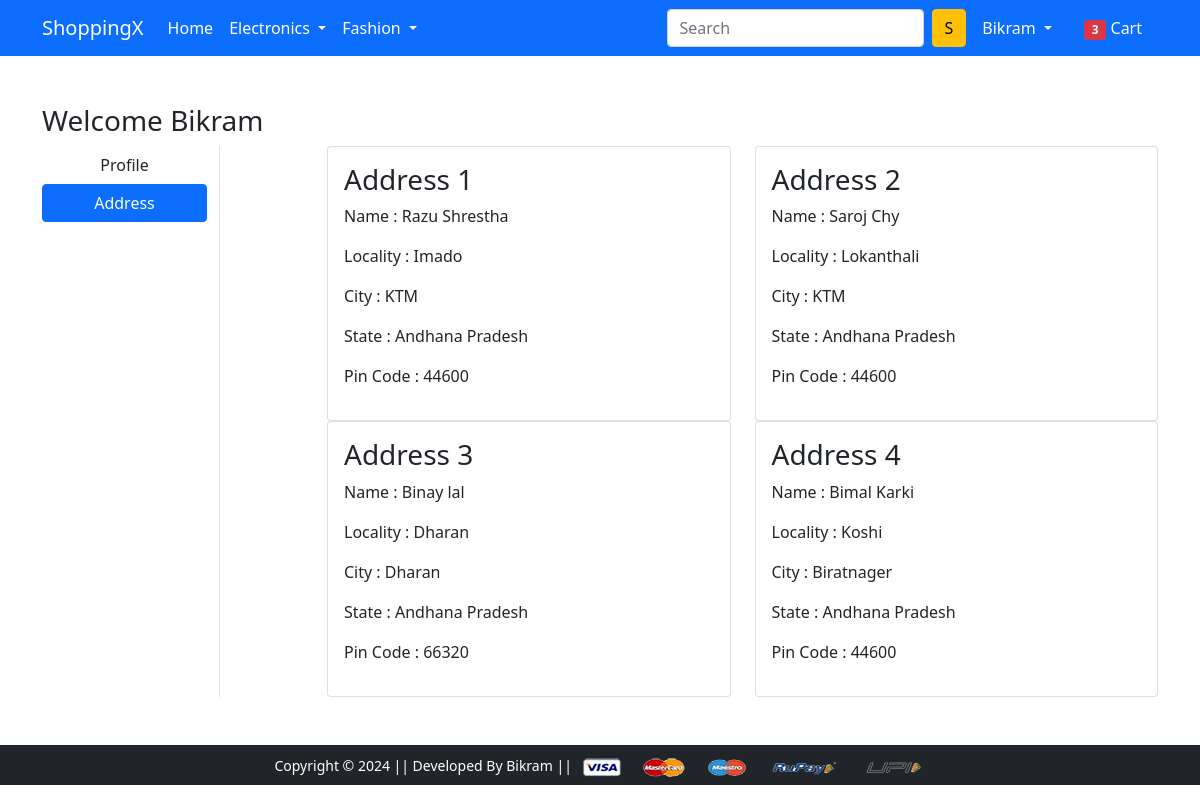
/address/ (signed in), run on the app's committed database.
### app/models.py (models this page shows)
class Customer(models.Model):
    user = models.ForeignKey(User, on_delete=models.CASCADE)
    name = models.CharField(max_length = 200)
    locality = models.CharField(max_length=200)
    city = models.CharField(max_length=200)
    zipcode = models.IntegerField()
    state = models.CharField(choices = STATE_CHOICE, max_length=50)
    def __str__(self):
        return str(self.id)

### app/views.py (the view)
# urls.py: path('address/', views.address, name='address'),
@login_required
def address(request):
 add = Customer.objects.filter(user = request.user)
 print(add)
 return render(request, 'app/address.html',{'add':add,'active':'btn-primary'})

### app/templates/app/address.html (shortened to what this page needs)
{% extends 'app/base.html' %}
{% load static %}
{% block main-content %}
<div class="container my-5">
 <div class="row">
 <h3>Welcome <span class="text-capitalize">{{request.user}}</span></h3>
  <div class="col-sm-2 border-end">
   <ul class="list-unstyled">
    <li class="d-grid"><a href="{% url 'profile' %}" class="btn ">Profile</a></li>
    <li class="d-grid"><a href="{% url 'address' %}" class="btn {{active}}">Address</a></li>
   </ul>
  </div>
  <div class="col-sm-9 offset-sm-1">
   <div class="row">
    {% for ad in add%}
    <div class="col-sm-6">
     <div class="card">
      <div class="card-body">
       <h3>Address {{forloop.counter}}</h3>
       <p>Name : {{ad.name}}</p>
       <p>Locality : {{ad.locality}}</p>
       <p>City : {{ad.city}}</p>
       <p>State : {{ad.state}}</p>
       <p>Pin Code : {{ad.zipcode}}</p>
      </div>
     </div>
    </div>
    {% endfor %}
   </div>
  </div>
 </div>
</div>
{% endblock main-content %}

### app/templates/app/base.html (shortened to what this page needs)
<!doctype html>
{% load static %}
<html lang="en">
  <head>
    <link href="https://cdn.jsdelivr.net/npm/bootstrap@5.0.0-beta1/dist/css/bootstrap.min.css" rel="stylesheet">
    <link rel="stylesheet" href="{% static 'app/css/owl.carousel.min.css' %}">
    <link rel="stylesheet" href="{% static 'app/css/all.min.css' %}">
    <link rel="stylesheet" href="{% static 'app/css/style.css' %}">
  </head>
  <body>
    <nav class="navbar navbar-expand-lg navbar-dark bg-primary">
     <div class="container">
       <a class="navbar-brand" href="/">ShoppingX</a>
       <div class="collapse navbar-collapse" id="navbarSupportedContent">
         <ul class="navbar-nav me-auto mb-2 mb-lg-0">
           <li class="nav-item">
             <a class="nav-link active" aria-current="page" href="/">Home</a>
           </li>
           <li class="nav-item dropdown">
             <a class="nav-link dropdown-toggle text-white" href="#" id="electronicsDropdown" role="button" data-bs-toggle="dropdown" aria-expanded="false">
               Electronics
             </a>
           </li>
           <li class="nav-item dropdown">
             <a class="nav-link dropdown-toggle text-white" href="#" id="fashionDropdown" role="button" data-bs-toggle="dropdown" aria-expanded="false">
               Fashion
             </a>
           </li>
         </ul>
         <form class="d-flex">
           <input class="form-control me-2" type="search" placeholder="Search" aria-label="Search">
           <button class="btn btn-warning" type="submit">S</button>
         </form>
         <div>
          <ul class="navbar-nav me-auto mb-2 mb-lg-0">
            {% if request.user.is_authenticated %}
           <li class="nav-item dropdown mx-2">
              <a class="nav-link dropdown-toggle text-white" href="#" id="profileDropdown" role="button" data-bs-toggle="dropdown" aria-expanded="false">
                {{request.user.username|capfirst}}
              </a>
            </li>
            <li class="nav-item mx-2">
             <a href="{% url 'showcart' %}" class="nav-link text-white"><span class="badge bg-danger">3</span> Cart </a>
            </li>
            {% endif %}
          </ul>
         </div>
       </div>
     </div>
    </nav>
    {% block main-content %} {% endblock main-content %}
    <footer class="container-fluid bg-dark text-center p-2 mt-5">
        <small class="text-white">Copyright &copy; 2024 || Developed By Bikram || </small>
        <img src="{% static 'app/images/payment.png' %}" alt="" srcset="" class="img-fluid" height="2px">
    </footer>
  </body>
</html>

### data on the page
Customer: name "Razu Shrestha", locality "Imado", city "KTM", state "Andhana Pradesh", zipcode "44600"
Customer: name "Saroj Chy", locality "Lokanthali", city "KTM", state "Andhana Pradesh", zipcode "44600"
Customer: name "Binay lal", locality "Dharan", city "Dharan", state "Andhana Pradesh", zipcode "66320"
Customer: name "Bimal Karki", locality "Koshi", city "Biratnager", state "Andhana Pradesh", zipcode "44600"

### other printed values
{{ request.user.username|capfirst }} "Bikram"
{{ request.user }} "Bikram"
